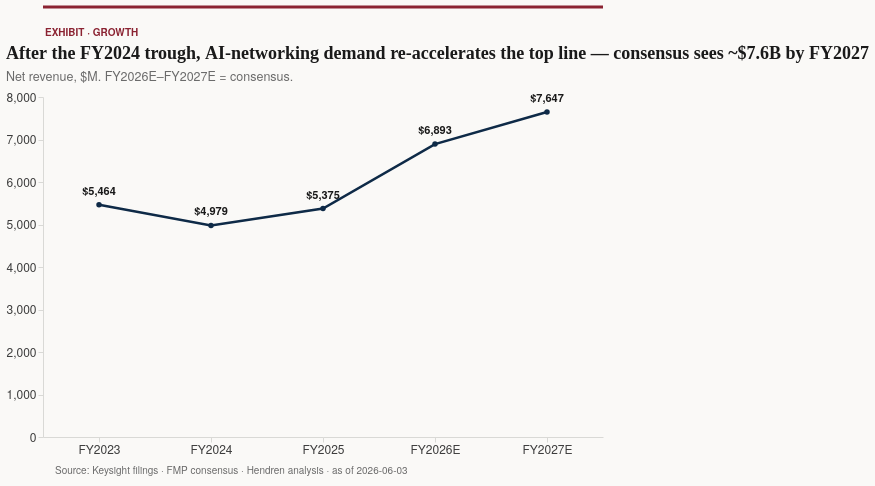

This figure's Vega-Lite source:
### Vega-Lite specification from a JSON file in a GitHub repository (floating-point values rounded to 4 significant figures)
{"$schema": "https://vega.github.io/schema/vega-lite/v6.4.1.json", "config": {"axis": {"domainColor": "#D9D9D6", "grid": false, "labelAngle": 0, "labelColor": "#3D3D3D", "labelFont": "Helvetica Neue", "labelFontSize": 12, "tickColor": "#D9D9D6", "titleColor": "#6B6B6B", "titleFont": "Helvetica Neue", "titleFontSize": 12}, "background": "#faf9f7", "font": "Helvetica Neue", "range": {"category": ["#0E2A47", "#8B2332", "#0D7680", "#C3C7CD", "#3D3D3D"]}, "title": {"anchor": "start", "color": "#1A1A1A", "dy": -4, "font": "Georgia", "fontSize": 18, "fontWeight": "bold", "subtitleColor": "#6B6B6B", "subtitleFont": "Helvetica Neue", "subtitleFontSize": 12.5, "subtitlePadding": 8}, "view": {"stroke": null}}, "datasets": {"data-6fad5c34291b82fc9632cbce143d677a": [{"_": 0}], "data-c021a01301f0692f315cf27545b99f9b": [{"category": "FY2023", "order": 0, "series": "Net revenue", "value": 5464}, {"category": "FY2024", "order": 1, "series": "Net revenue", "value": 4979}, {"category": "FY2025", "order": 2, "series": "Net revenue", "value": 5375}, {"category": "FY2026E", "order": 3, "series": "Net revenue", "value": 6893}, {"category": "FY2027E", "order": 4, "series": "Net revenue", "value": 7647}]}, "spacing": 6, "vconcat": [{"data": {"name": "data-6fad5c34291b82fc9632cbce143d677a"}, "height": 22, "layer": [{"encoding": {"y": {"value": 1}}, "mark": {"color": "#8B2332", "size": 3, "type": "rule"}}, {"encoding": {"text": {"value": "EXHIBIT · GROWTH"}, "x": {"value": 0}}, "mark": {"align": "left", "color": "#8B2332", "dx": 2, "dy": 16, "fontSize": 10, "fontWeight": "bold", "type": "text"}}], "width": 560}, {"data": {"name": "data-c021a01301f0692f315cf27545b99f9b"}, "height": 340, "layer": [{"encoding": {"color": {"value": "#0E2A47"}, "x": {"field": "category", "sort": ["FY2023", "FY2024", "FY2025", "FY2026E", "FY2027E"], "title": null, "type": "nominal"}, "y": {"field": "value", "title": null, "type": "quantitative"}}, "mark": {"point": true, "strokeWidth": 2.5, "type": "line"}}, {"encoding": {"text": {"field": "lbl", "type": "nominal"}, "x": {"field": "category", "sort": ["FY2023", "FY2024", "FY2025", "FY2026E", "FY2027E"], "title": null, "type": "nominal"}, "y": {"field": "value", "title": null, "type": "quantitative"}}, "mark": {"color": "#1A1A1A", "dy": -13, "fontSize": 11, "fontWeight": "bold", "type": "text"}, "transform": [{"as": "lbl", "calculate": "'$' + format(datum.value * 1.0, ',.0f') + ''"}]}], "title": {"subtitle": "Net revenue, $M. FY2026E–FY2027E = consensus.", "text": "After the FY2024 trough, AI-networking demand re-accelerates the top line — consensus sees ~$7.6B by FY2027"}, "width": 560}, {"data": {"name": "data-6fad5c34291b82fc9632cbce143d677a"}, "encoding": {"text": {"value": "Source: Keysight filings · FMP consensus · Hendren analysis · as of 2026-06-03"}}, "mark": {"align": "left", "color": "#6B6B6B", "dx": 2, "fontSize": 10, "type": "text"}}]}
